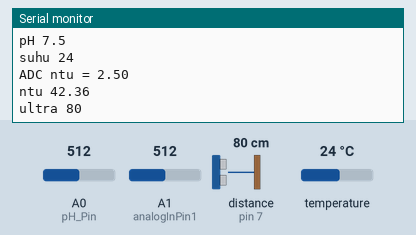
Simulated run of this sketch. Board: Arduino Uno, built with avr-gcc and run on an emulated ATmega328P. Shown: the last lines printed to the serial monitor. Wiring (inferred from the names in the program): ultrasonic range finder: trigger pin 6; echo pin 7. The test bench sets the inputs (shaded band); at power-on: distance to the obstacle (sensor on pin 7) 80 cm, temperature 24 °C, A0 (pH_Pin) = 512, A1 (analogInPin1) = 512. The echo pulse lasts 58.3 µs per cm.

Above: at 1.2 s.
1.3 s: distance to the obstacle (sensor on pin 7) set to 2 cm
At 2.56 s:
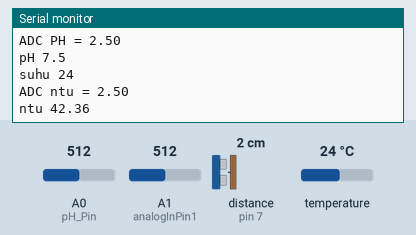
2.8 s: temperature set to 12 °C
At 2.8 s:
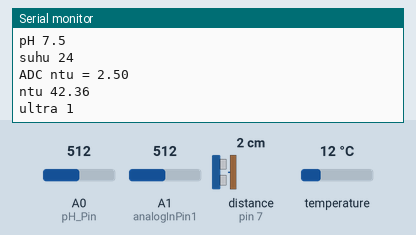
4.3 s: A0 (pH_Pin) set to 716
At 4.89 s:
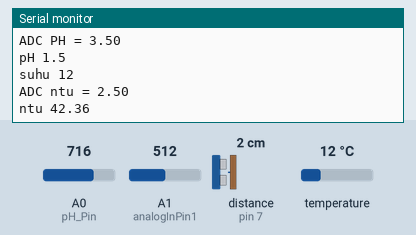
5.8 s: A1 (analogInPin1) set to 716
At 7.21 s:
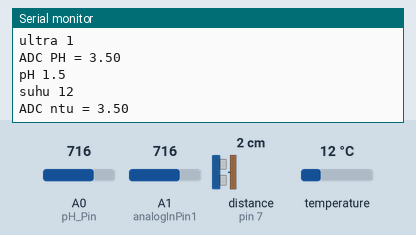
7.3 s: distance to the obstacle (sensor on pin 7) set to 4 cm
At 7.9 s:
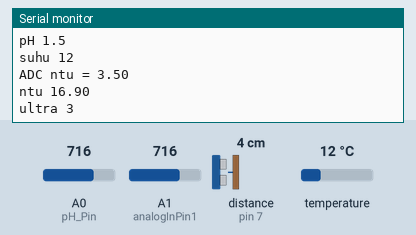
8.8 s: temperature set to 19 °C
At 9.54 s:
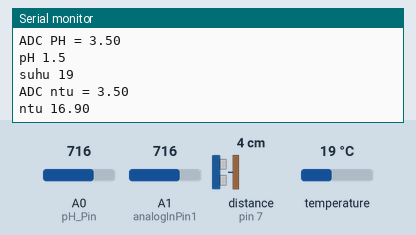
Timing chart, 0 to 11.3 s (numbered marks = the images above; inputs shaded):
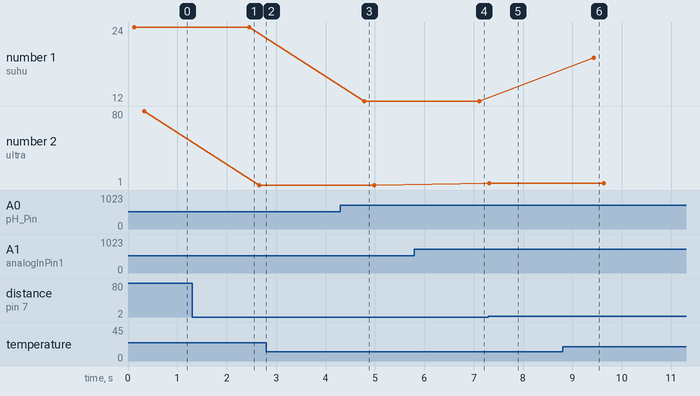

The sketch:

SMART_AKUARIUM.ino
```cpp
#include <OneWire.h>
float pHVol;
float phValue;
int temperature;
static float kekeruhan;
static float teg;
float To = 0;
const int pH_Pin = A0;
int DS18S20_Pin = A2;
OneWire ds(DS18S20_Pin);
int sensorValue = 0;
int echo = 7; //atas
int trig = 6; //bawah
long sonar;
unsigned long int avgValue;
int buf[10],temp;
float ntuVol;
float ntuValue;
const int analogInPin1= A1;
float b;
int buf1[10],temp1;
unsigned long int avgValue1;
float b1;
int buf2[10],temp2;
void setup() {
  Serial.begin(115200);
  pinMode(trig, OUTPUT);
  pinMode(echo, INPUT);

}

void loop() {
  ph();
  suhu();
  turbidity();
  ultra();
  delay(2000);
}

void ultra(){
long durasi, sonar;
digitalWrite(trig, LOW);
delayMicroseconds(2);
digitalWrite(trig, HIGH);
delayMicroseconds(5);
digitalWrite(trig, LOW);
durasi = pulseIn(echo, HIGH);
sonar = durasi/29/2;
Serial.print("ultra ");
Serial.println(sonar);
}

void ph(){
 for(int i=0;i<10;i++)
 {
  buf[i]=analogRead(pH_Pin);
  delay(10);
 }
 for(int i=0;i<9;i++)
 {
  for(int j=i+1;j<10;j++)
  {
   if(buf[i]>buf[j])
   {
    temp=buf[i];
    buf[i]=buf[j];
    buf[j]=temp;
   }
  }
 }
 avgValue=0;
 for(int i=2;i<8;i++)
 avgValue+=buf[i];
 pHVol=(float)avgValue*5.0/1024/6;
 phValue = abs(-5.9375 * pHVol + 22.297);
 Serial.print("ADC PH = ");
 Serial.println(pHVol);
 Serial.print("pH ");
 Serial.println(phValue,1);
}

void suhu(){
  temperature = getTemp();
  Serial.print("suhu ");
  Serial.println(temperature);
}

float getTemp(){
  //returns the temperature from one DS18S20 in DEG Celsius

  byte data[12];
  byte addr[8];

  if ( !ds.search(addr)) {
      //no more sensors on chain, reset search
      ds.reset_search();
      return -1000;
  }
  if ( OneWire::crc8( addr, 7) != addr[7]) {
      Serial.println("CRC is not valid!");
      return -1000;
  }
  if ( addr[0] != 0x10 && addr[0] != 0x28) {
      Serial.print("Device is not recognized");
      return -1000;
  }
  ds.reset();
  ds.select(addr);
  ds.write(0x44,1); // start conversion, with parasite power on at the end
  byte present = ds.reset();
  ds.select(addr);
  ds.write(0xBE); // Read Scratchpad
  for (int i = 0; i < 9; i++) { // we need 9 bytes
    data[i] = ds.read();
  }
  ds.reset_search();
  byte MSB = data[1];
  byte LSB = data[0];
  float tempRead = ((MSB << 8) | LSB); //using two's compliment
  float TemperatureSum = abs(tempRead / 16);
  return TemperatureSum;
}


void turbidity(){
    for(int i=0;i<10;i++)
   {
    buf2[i]=analogRead(analogInPin1);
    delay(10);
   }
   for(int i=0;i<9;i++)
   {
    for(int j=i+1;j<10;j++)
    {
     if(buf2[i]>buf2[j])
     {
      temp2=buf2[i];
      buf2[i]=buf2[j];
      buf2[j]=temp2;
     }
    }
   }
   avgValue1=0;
   for(int i=2;i<8;i++)
   avgValue1+=buf2[i];
   ntuVol=(float)avgValue1*5.0/1024/6;
   ntuValue = abs(-25.556* ntuVol + 106.25);
   Serial.print("ADC ntu = ");
   Serial.println(ntuVol);
   Serial.print("ntu ");
   Serial.println(ntuValue);
   delay(100);
}
```

Measured:
- after the input at 4.3 s, the serial monitor: prints a new line after 0.46 s (image 3)
- after the input at 5.8 s, the serial monitor: prints a new line after 1.4 s (image 4)
- after the input at 7.3 s, the serial monitor: prints a new line at once (image 5)
- after the input at 8.8 s, the serial monitor: prints a new line after 0.64 s (image 6)
- plotted number 1: 12 → 19 after the input at 8.8 s
- plotted number 2: 80 → 1 after the input at 1.3 s, 1 → 3 after the input at 7.3 s
